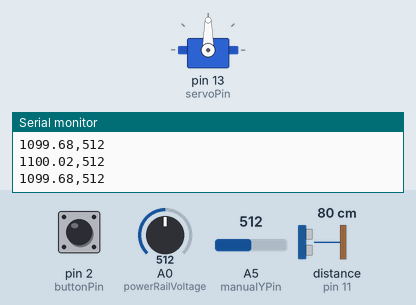
Recording of a sketch running on a simulated Arduino Uno, built with avr-gcc and run on an emulated ATmega328P. On the bench: servo, the last lines printed to the serial monitor. Wiring (inferred from the names in the program): ultrasonic range finder: trigger pin 12; echo pin 11. Inputs (shaded band) come from the test bench; at power-on: pin 2 (buttonPin) HIGH, A5 (manualYPin) = 512, A0 (powerRailVoltage) = 512, distance to the obstacle (sensor on pin 11) 80 cm. The echo pulse lasts 58.3 µs per cm.

Above: at 1.2 s.
1.3 s: pin 2 (buttonPin) pulled LOW for 0.15 s
At 2.11 s:
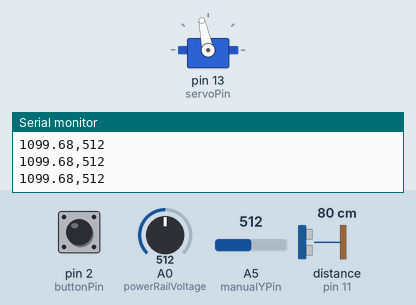
4.3 s: pin 2 (buttonPin) pulled LOW for 1 s
7.3 s: A5 (manualYPin) set to 306
At 8.0 s:
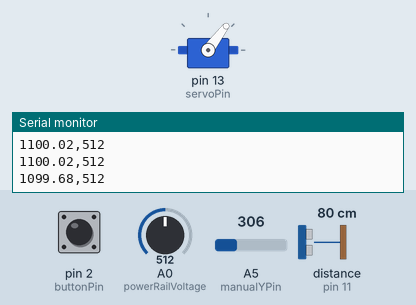
8.8 s: A5 (manualYPin) set to 122
At 9.1 s:
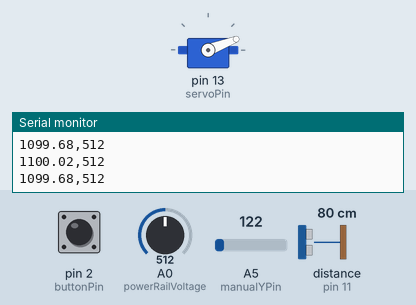
10.3 s: pin 2 (buttonPin) pulled LOW for 0.15 s
At 13.07 s:
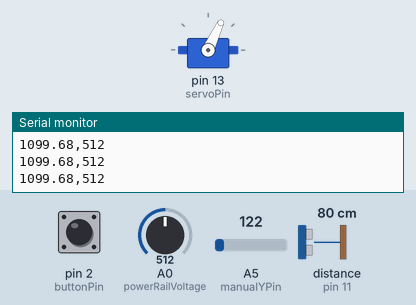
Timing chart, 0 to 20.4 s (numbered marks = the images above; inputs shaded):
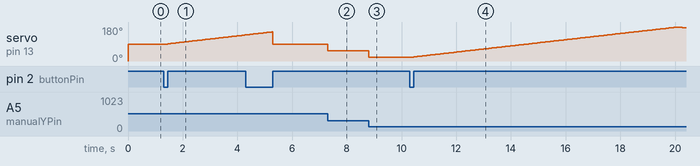

The sketch:

Electrical_Interference.ino
```cpp
#include <Servo.h>
Servo myServo;
int servoPin = 13;
int triggerPin = 12;
int echoPin = 11;
int buttonPin = 2;
int manualYPin = A5;
int servoAngle = 0;
float distance;
int toggle = 0;
int currentButtonState;
int previousButtonState = 1;
int automaticSweepTime = 10800.0; //60 * 180Minimum time required for one distance calculation per angle (sync).
int sweepDirection = 1;
unsigned long currentTime;
unsigned long previousTimeTrigger = 0;
unsigned long previousTimeAutoRadar = 0;
int powerRailVoltage = A0;

void setup() {
  // put your setup code here, to run once:
  myServo.attach(servoPin);
  pinMode(triggerPin,OUTPUT);
  pinMode(echoPin,INPUT);
  pinMode(buttonPin,INPUT_PULLUP);
  pinMode(manualYPin,INPUT);
  pinMode(powerRailVoltage,INPUT);
  Serial.begin(115200);
}

// This sends the initial voltage spike so the ultrasonic sensor sends its 8 bursts.
void initialTrigger() {
  digitalWrite(triggerPin,HIGH);
  delayMicroseconds(10);
  digitalWrite(triggerPin,LOW);
}

// Measures time taken for waves to return, then calculates distance in cm.
float captureDistance() {
  initialTrigger();
  float timeTaken = pulseIn(echoPin,HIGH,23500);
  float someDistance = (0.0343 * timeTaken) / 2.0;
  return someDistance;
}

void serialPrinter() {
  Serial.print(distance + 1020);
  Serial.print(",");
  Serial.println(analogRead(powerRailVoltage));
}

// If toggle on, then servo manually controlled with joystick, if toggle off then automatically sweeps the range.
void toggleButton() {
  currentButtonState = digitalRead(buttonPin);
  if (currentButtonState == 1 && previousButtonState == 0) {
    toggle = !toggle;
  }
  previousButtonState = currentButtonState;
}

void loop() {
  // put your main code here, to run repeatedly:
  currentTime = millis();
  toggleButton();
  if ((currentTime - previousTimeTrigger) > 60) {
    distance = captureDistance();
    previousTimeTrigger = currentTime;
    serialPrinter();
  }
  myServo.write(servoAngle);
  if (!toggle) {
    int manualYVoltage = analogRead(manualYPin);
    servoAngle = map(manualYVoltage,0,1023,0,180);
  }
  else {
    if ((currentTime - previousTimeAutoRadar) > (automaticSweepTime / 181.0)) {
      servoAngle += sweepDirection;
      if (servoAngle == 180 || servoAngle == 0) {
        sweepDirection = -sweepDirection;
      }
      previousTimeAutoRadar = currentTime;
    }
  }
}
```

Measured:
- after the input at 1.3 s, servo on pin 13 (servoPin): moves from 90° to 138° over 2.8 s, starting after 0.15 s
- after the input at 7.3 s, servo on pin 13 (servoPin): 90° → 53° at once
- after the input at 8.8 s, servo on pin 13 (servoPin): 53° → 21° at once
- after the input at 10.3 s, servo on pin 13 (servoPin): rises from 21° to 180° in 9.6 s, then falls to 175° in 0.31 s
